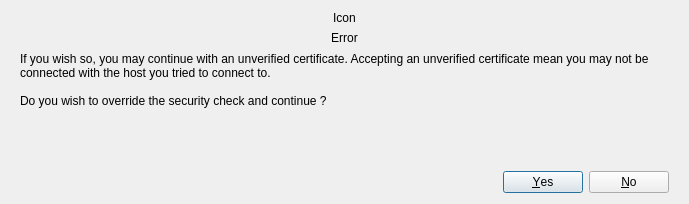
<?xml version="1.0" encoding="UTF-8"?>
<ui version="4.0">
 <class>CertificateErrorDialog</class>
 <widget class="QDialog" name="CertificateErrorDialog">
  <property name="geometry">
   <rect>
    <x>0</x>
    <y>0</y>
    <width>689</width>
    <height>204</height>
   </rect>
  </property>
  <property name="windowTitle">
   <string>Dialog</string>
  </property>
  <layout class="QVBoxLayout" name="verticalLayout">
   <property name="leftMargin">
    <number>20</number>
   </property>
   <property name="rightMargin">
    <number>20</number>
   </property>
   <item>
    <widget class="QLabel" name="m_iconLabel">
     <property name="text">
      <string>Icon</string>
     </property>
     <property name="alignment">
      <set>Qt::AlignmentFlag::AlignCenter</set>
     </property>
    </widget>
   </item>
   <item>
    <widget class="QLabel" name="m_errorLabel">
     <property name="sizePolicy">
      <sizepolicy hsizetype="Preferred" vsizetype="Preferred">
       <horstretch>0</horstretch>
       <verstretch>0</verstretch>
      </sizepolicy>
     </property>
     <property name="text">
      <string>Error</string>
     </property>
     <property name="alignment">
      <set>Qt::AlignmentFlag::AlignCenter</set>
     </property>
     <property name="wordWrap">
      <bool>true</bool>
     </property>
    </widget>
   </item>
   <item>
    <widget class="QLabel" name="m_infoLabel">
     <property name="sizePolicy">
      <sizepolicy hsizetype="MinimumExpanding" vsizetype="MinimumExpanding">
       <horstretch>0</horstretch>
       <verstretch>0</verstretch>
      </sizepolicy>
     </property>
     <property name="text">
      <string>If you wish so, you may continue with an unverified certificate. Accepting an unverified certificate mean you may not be connected with the host you tried to connect to.

Do you wish to override the security check and continue ?   </string>
     </property>
     <property name="alignment">
      <set>Qt::AlignmentFlag::AlignLeading|Qt::AlignmentFlag::AlignLeft|Qt::AlignmentFlag::AlignVCenter</set>
     </property>
     <property name="wordWrap">
      <bool>true</bool>
     </property>
    </widget>
   </item>
   <item>
    <spacer name="verticalSpacer">
     <property name="orientation">
      <enum>Qt::Orientation::Vertical</enum>
     </property>
     <property name="sizeHint" stdset="0">
      <size>
       <width>20</width>
       <height>16</height>
      </size>
     </property>
    </spacer>
   </item>
   <item>
    <widget class="QDialogButtonBox" name="buttonBox">
     <property name="orientation">
      <enum>Qt::Orientation::Horizontal</enum>
     </property>
     <property name="standardButtons">
      <set>QDialogButtonBox::StandardButton::No|QDialogButtonBox::StandardButton::Yes</set>
     </property>
    </widget>
   </item>
  </layout>
 </widget>
 <resources/>
 <connections>
  <connection>
   <sender>buttonBox</sender>
   <signal>accepted()</signal>
   <receiver>CertificateErrorDialog</receiver>
   <slot>accept()</slot>
   <hints>
    <hint type="sourcelabel">
     <x>248</x>
     <y>254</y>
    </hint>
    <hint type="destinationlabel">
     <x>157</x>
     <y>274</y>
    </hint>
   </hints>
  </connection>
  <connection>
   <sender>buttonBox</sender>
   <signal>rejected()</signal>
   <receiver>CertificateErrorDialog</receiver>
   <slot>reject()</slot>
   <hints>
    <hint type="sourcelabel">
     <x>316</x>
     <y>260</y>
    </hint>
    <hint type="destinationlabel">
     <x>286</x>
     <y>274</y>
    </hint>
   </hints>
  </connection>
 </connections>
</ui>
